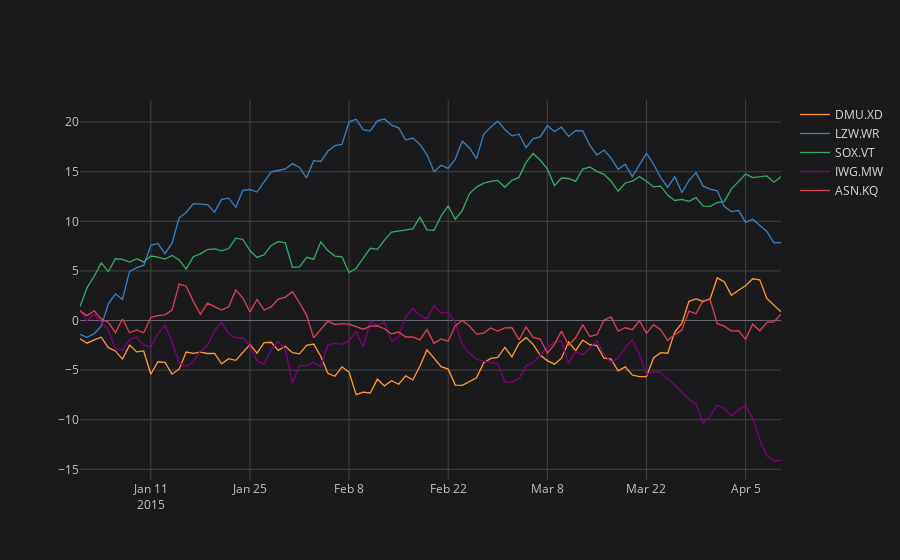

This figure's notebook cell:
### Code cell
cf.go_offline() # 讓圖檔不上傳到 plotly 的雲端
#cf.go_online() # 讓圖檔上傳到 plotly 的雲端（預設）
df.iplot(kind='scatter', filename='cufflink line2')
